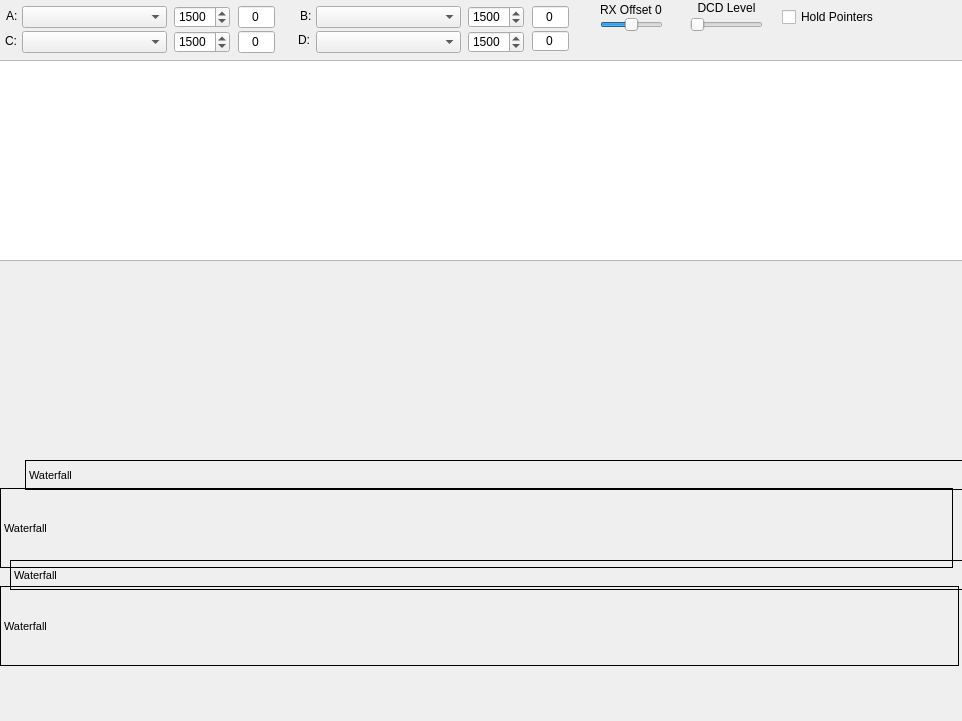
<?xml version="1.0" encoding="UTF-8"?>
<ui version="4.0">
 <class>QtSoundModemClass</class>
 <widget class="QMainWindow" name="QtSoundModemClass">
  <property name="geometry">
   <rect>
    <x>0</x>
    <y>0</y>
    <width>962</width>
    <height>721</height>
   </rect>
  </property>
  <property name="maximumSize">
   <size>
    <width>1024</width>
    <height>16777215</height>
   </size>
  </property>
  <property name="windowTitle">
   <string>QtSoundModem</string>
  </property>
  <property name="windowIcon">
   <iconset resource="QtSoundModem.qrc">
    <normaloff>:/QtSoundModem/soundmodem.ico</normaloff>:/QtSoundModem/soundmodem.ico</iconset>
  </property>
  <widget class="QWidget" name="centralWidget">
   <widget class="QSpinBox" name="centerA">
    <property name="geometry">
     <rect>
      <x>174</x>
      <y>6</y>
      <width>56</width>
      <height>22</height>
     </rect>
    </property>
    <property name="maximum">
     <number>3000</number>
    </property>
    <property name="value">
     <number>1500</number>
    </property>
   </widget>
   <widget class="QComboBox" name="modeB">
    <property name="geometry">
     <rect>
      <x>316</x>
      <y>6</y>
      <width>145</width>
      <height>22</height>
     </rect>
    </property>
   </widget>
   <widget class="QLabel" name="WaterfallB">
    <property name="geometry">
     <rect>
      <x>0</x>
      <y>586</y>
      <width>959</width>
      <height>80</height>
     </rect>
    </property>
    <property name="sizePolicy">
     <sizepolicy hsizetype="Minimum" vsizetype="Minimum">
      <horstretch>0</horstretch>
      <verstretch>0</verstretch>
     </sizepolicy>
    </property>
    <property name="minimumSize">
     <size>
      <width>600</width>
      <height>80</height>
     </size>
    </property>
    <property name="maximumSize">
     <size>
      <width>5000</width>
      <height>100</height>
     </size>
    </property>
    <property name="font">
     <font>
      <pointsize>8</pointsize>
     </font>
    </property>
    <property name="frameShape">
     <enum>QFrame::Box</enum>
    </property>
    <property name="frameShadow">
     <enum>QFrame::Plain</enum>
    </property>
    <property name="text">
     <string>Waterfall</string>
    </property>
   </widget>
   <widget class="QLabel" name="label_2">
    <property name="geometry">
     <rect>
      <x>6</x>
      <y>7</y>
      <width>16</width>
      <height>18</height>
     </rect>
    </property>
    <property name="text">
     <string>A:</string>
    </property>
   </widget>
   <widget class="QSpinBox" name="centerB">
    <property name="geometry">
     <rect>
      <x>468</x>
      <y>6</y>
      <width>56</width>
      <height>22</height>
     </rect>
    </property>
    <property name="maximum">
     <number>3000</number>
    </property>
    <property name="value">
     <number>1500</number>
    </property>
   </widget>
   <widget class="QLabel" name="WaterfallA">
    <property name="geometry">
     <rect>
      <x>0</x>
      <y>488</y>
      <width>953</width>
      <height>80</height>
     </rect>
    </property>
    <property name="minimumSize">
     <size>
      <width>600</width>
      <height>80</height>
     </size>
    </property>
    <property name="maximumSize">
     <size>
      <width>5000</width>
      <height>100</height>
     </size>
    </property>
    <property name="font">
     <font>
      <pointsize>8</pointsize>
     </font>
    </property>
    <property name="frameShape">
     <enum>QFrame::Box</enum>
    </property>
    <property name="frameShadow">
     <enum>QFrame::Plain</enum>
    </property>
    <property name="text">
     <string>Waterfall</string>
    </property>
   </widget>
   <widget class="QComboBox" name="modeA">
    <property name="geometry">
     <rect>
      <x>22</x>
      <y>6</y>
      <width>145</width>
      <height>22</height>
     </rect>
    </property>
   </widget>
   <widget class="QLabel" name="label">
    <property name="geometry">
     <rect>
      <x>690</x>
      <y>0</y>
      <width>73</width>
      <height>16</height>
     </rect>
    </property>
    <property name="text">
     <string>DCD Level</string>
    </property>
    <property name="alignment">
     <set>Qt::AlignCenter</set>
    </property>
   </widget>
   <widget class="QLabel" name="labelB">
    <property name="geometry">
     <rect>
      <x>300</x>
      <y>9</y>
      <width>16</width>
      <height>14</height>
     </rect>
    </property>
    <property name="text">
     <string>B:</string>
    </property>
   </widget>
   <widget class="QSlider" name="DCDSlider">
    <property name="geometry">
     <rect>
      <x>690</x>
      <y>18</y>
      <width>73</width>
      <height>14</height>
     </rect>
    </property>
    <property name="orientation">
     <enum>Qt::Horizontal</enum>
    </property>
    <property name="tickPosition">
     <enum>QSlider::NoTicks</enum>
    </property>
    <property name="tickInterval">
     <number>10</number>
    </property>
   </widget>
   <widget class="QCheckBox" name="holdPointers">
    <property name="geometry">
     <rect>
      <x>782</x>
      <y>6</y>
      <width>93</width>
      <height>22</height>
     </rect>
    </property>
    <property name="text">
     <string>Hold Pointers</string>
    </property>
   </widget>
   <widget class="QLabel" name="HeaderA">
    <property name="geometry">
     <rect>
      <x>25</x>
      <y>460</y>
      <width>1076</width>
      <height>30</height>
     </rect>
    </property>
    <property name="minimumSize">
     <size>
      <width>600</width>
      <height>10</height>
     </size>
    </property>
    <property name="maximumSize">
     <size>
      <width>5000</width>
      <height>100</height>
     </size>
    </property>
    <property name="font">
     <font>
      <pointsize>8</pointsize>
     </font>
    </property>
    <property name="frameShape">
     <enum>QFrame::Box</enum>
    </property>
    <property name="frameShadow">
     <enum>QFrame::Plain</enum>
    </property>
    <property name="text">
     <string>Waterfall</string>
    </property>
   </widget>
   <widget class="QLabel" name="HeaderB">
    <property name="geometry">
     <rect>
      <x>10</x>
      <y>560</y>
      <width>1076</width>
      <height>30</height>
     </rect>
    </property>
    <property name="minimumSize">
     <size>
      <width>600</width>
      <height>10</height>
     </size>
    </property>
    <property name="maximumSize">
     <size>
      <width>5000</width>
      <height>100</height>
     </size>
    </property>
    <property name="font">
     <font>
      <pointsize>8</pointsize>
     </font>
    </property>
    <property name="frameShape">
     <enum>QFrame::Box</enum>
    </property>
    <property name="frameShadow">
     <enum>QFrame::Plain</enum>
    </property>
    <property name="text">
     <string>Waterfall</string>
    </property>
   </widget>
   <widget class="QTextEdit" name="monWindow">
    <property name="geometry">
     <rect>
      <x>-6</x>
      <y>60</y>
      <width>971</width>
      <height>201</height>
     </rect>
    </property>
    <property name="readOnly">
     <bool>true</bool>
    </property>
   </widget>
   <widget class="QLabel" name="labelC">
    <property name="geometry">
     <rect>
      <x>5</x>
      <y>32</y>
      <width>16</width>
      <height>18</height>
     </rect>
    </property>
    <property name="text">
     <string>C:</string>
    </property>
   </widget>
   <widget class="QComboBox" name="modeC">
    <property name="geometry">
     <rect>
      <x>22</x>
      <y>31</y>
      <width>145</width>
      <height>22</height>
     </rect>
    </property>
   </widget>
   <widget class="QSpinBox" name="centerD">
    <property name="geometry">
     <rect>
      <x>468</x>
      <y>31</y>
      <width>56</width>
      <height>22</height>
     </rect>
    </property>
    <property name="maximum">
     <number>3000</number>
    </property>
    <property name="value">
     <number>1500</number>
    </property>
   </widget>
   <widget class="QComboBox" name="modeD">
    <property name="geometry">
     <rect>
      <x>316</x>
      <y>31</y>
      <width>145</width>
      <height>22</height>
     </rect>
    </property>
   </widget>
   <widget class="QLabel" name="labelD">
    <property name="geometry">
     <rect>
      <x>298</x>
      <y>33</y>
      <width>16</width>
      <height>14</height>
     </rect>
    </property>
    <property name="text">
     <string>D:</string>
    </property>
   </widget>
   <widget class="QSpinBox" name="centerC">
    <property name="geometry">
     <rect>
      <x>174</x>
      <y>31</y>
      <width>56</width>
      <height>22</height>
     </rect>
    </property>
    <property name="maximum">
     <number>3000</number>
    </property>
    <property name="value">
     <number>1500</number>
    </property>
   </widget>
   <widget class="QSlider" name="RXOffset">
    <property name="geometry">
     <rect>
      <x>600</x>
      <y>18</y>
      <width>63</width>
      <height>14</height>
     </rect>
    </property>
    <property name="minimum">
     <number>-200</number>
    </property>
    <property name="maximum">
     <number>200</number>
    </property>
    <property name="value">
     <number>0</number>
    </property>
    <property name="orientation">
     <enum>Qt::Horizontal</enum>
    </property>
    <property name="tickPosition">
     <enum>QSlider::NoTicks</enum>
    </property>
    <property name="tickInterval">
     <number>10</number>
    </property>
   </widget>
   <widget class="QLabel" name="RXOffsetLabel">
    <property name="geometry">
     <rect>
      <x>600</x>
      <y>2</y>
      <width>87</width>
      <height>16</height>
     </rect>
    </property>
    <property name="text">
     <string>RX Offset 0</string>
    </property>
   </widget>
   <widget class="QLineEdit" name="RXOffsetA">
    <property name="geometry">
     <rect>
      <x>238</x>
      <y>6</y>
      <width>37</width>
      <height>22</height>
     </rect>
    </property>
    <property name="text">
     <string>0</string>
    </property>
    <property name="alignment">
     <set>Qt::AlignCenter</set>
    </property>
   </widget>
   <widget class="QLineEdit" name="RXOffsetB">
    <property name="geometry">
     <rect>
      <x>532</x>
      <y>6</y>
      <width>37</width>
      <height>22</height>
     </rect>
    </property>
    <property name="text">
     <string>0</string>
    </property>
    <property name="alignment">
     <set>Qt::AlignCenter</set>
    </property>
   </widget>
   <widget class="QLineEdit" name="RXOffsetC">
    <property name="geometry">
     <rect>
      <x>238</x>
      <y>31</y>
      <width>37</width>
      <height>22</height>
     </rect>
    </property>
    <property name="text">
     <string>0</string>
    </property>
    <property name="alignment">
     <set>Qt::AlignCenter</set>
    </property>
   </widget>
   <widget class="QLineEdit" name="RXOffsetD">
    <property name="geometry">
     <rect>
      <x>532</x>
      <y>31</y>
      <width>37</width>
      <height>20</height>
     </rect>
    </property>
    <property name="text">
     <string>0</string>
    </property>
    <property name="alignment">
     <set>Qt::AlignCenter</set>
    </property>
   </widget>
  </widget>
  <widget class="QMenuBar" name="menuBar">
   <property name="geometry">
    <rect>
     <x>0</x>
     <y>0</y>
     <width>962</width>
     <height>21</height>
    </rect>
   </property>
  </widget>
 </widget>
 <layoutdefault spacing="6" margin="11"/>
 <resources>
  <include location="QtSoundModem.qrc"/>
 </resources>
 <connections/>
</ui>
